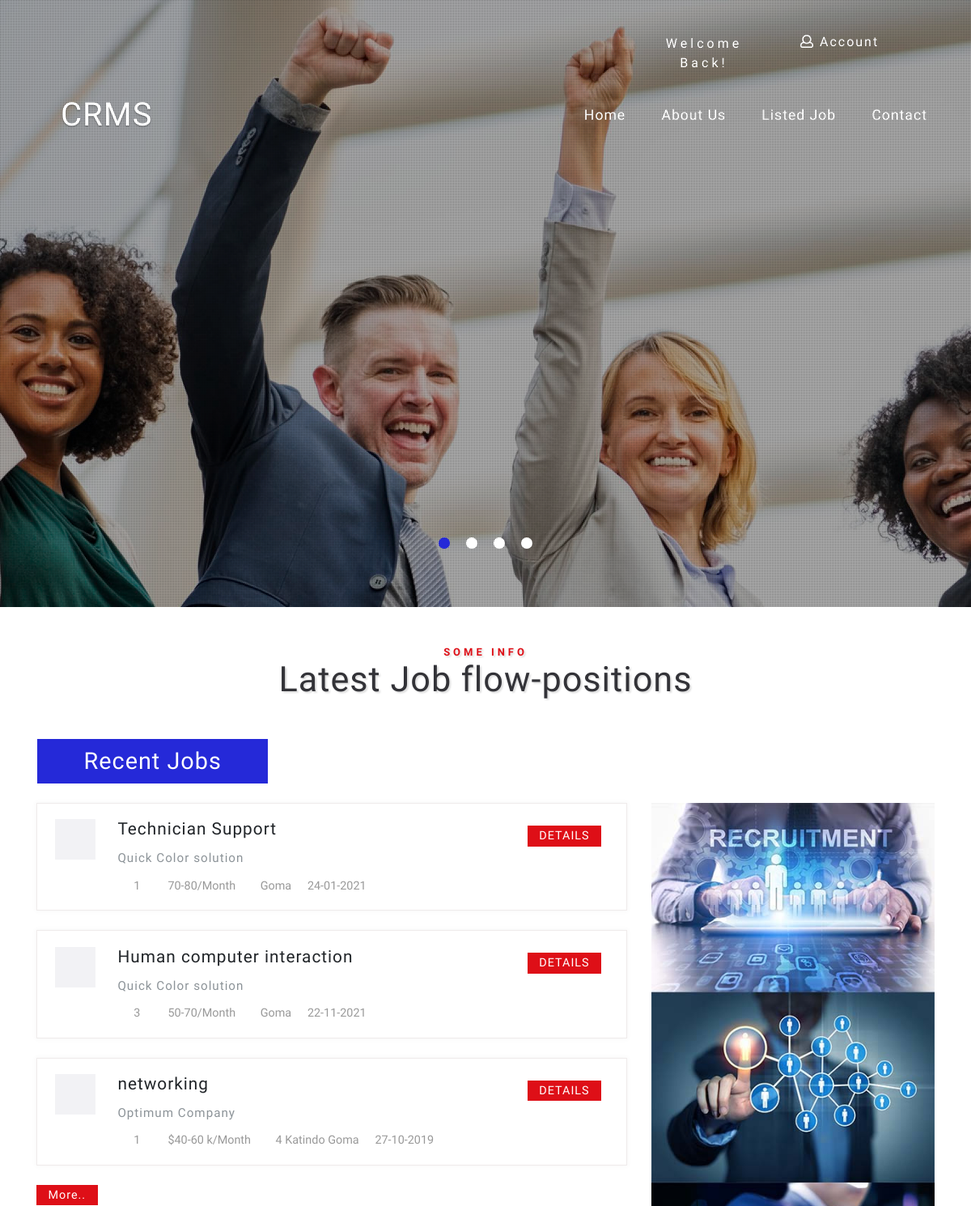
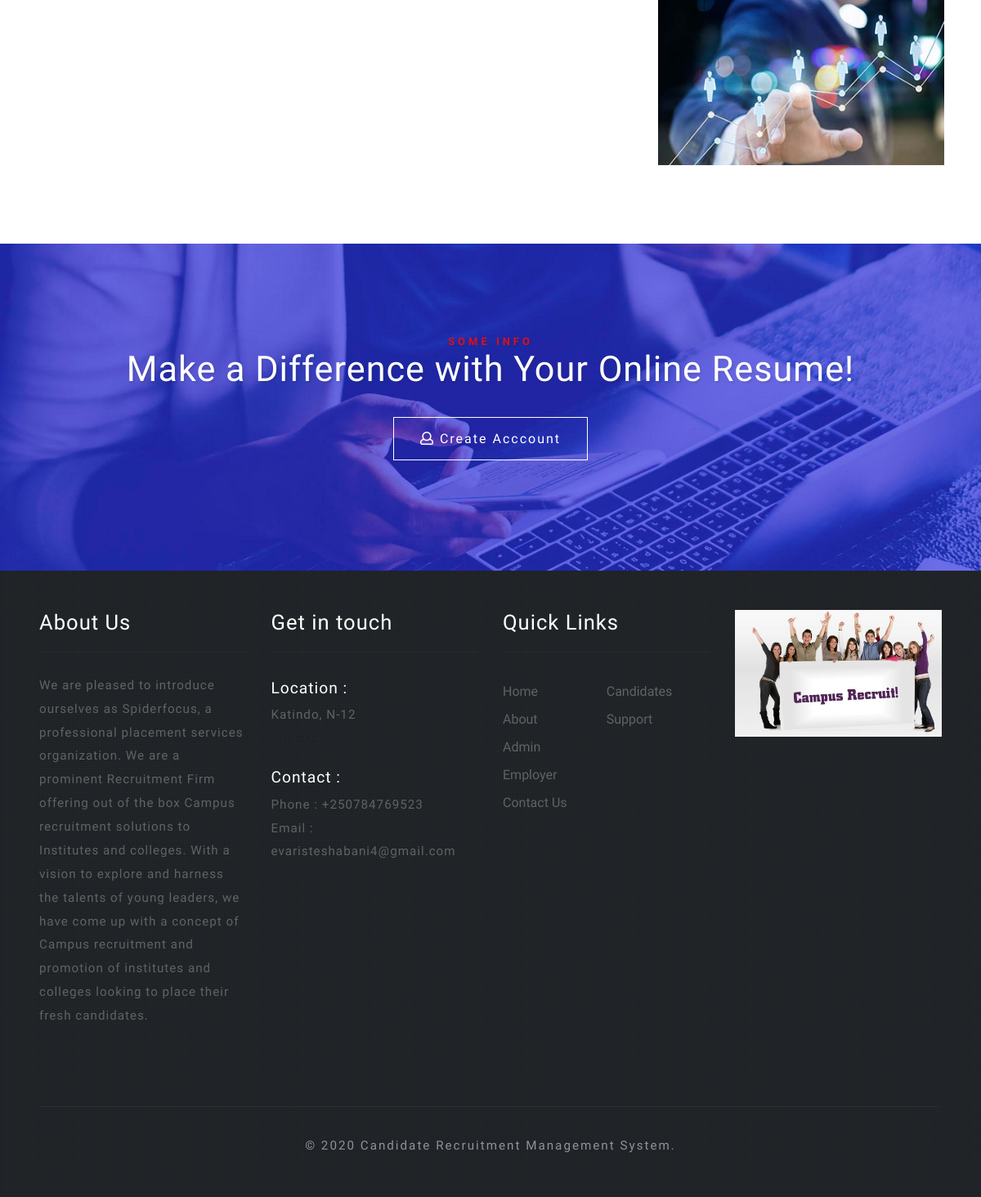
The page / on the database its author committed (2 pictures, top to bottom).
### tables this page shows
CREATE TABLE `tblvacancy` (
  `ID` int(10) NOT NULL,
  `CompanyID` int(10) DEFAULT NULL,
  `JobTitle` varchar(200) DEFAULT NULL,
  `MonthlySalary` varchar(120) DEFAULT NULL,
  `JobDescriptions` mediumtext DEFAULT NULL,
  `NoofOpenings` varchar(50) DEFAULT NULL,
  `JobLocation` varchar(120) DEFAULT NULL,
  `ApplyDate` varchar(120) DEFAULT NULL,
  `LastDate` varchar(120) DEFAULT NULL,
  `JobpostingDate` datetime DEFAULT current_timestamp()
);

CREATE TABLE `tblcompany` (
  `ID` int(10) NOT NULL,
  `CompanyName` varchar(120) DEFAULT NULL,
  `ContactPerson` varchar(100) DEFAULT NULL,
  `CompanyUrl` varchar(200) DEFAULT NULL,
  `CompanyAddress` mediumtext DEFAULT NULL,
  `MobileNumber` bigint(10) DEFAULT NULL,
  `CompanyEmail` varchar(200) DEFAULT NULL,
  `CompanyLogo` varchar(200) DEFAULT NULL,
  `Password` varchar(120) DEFAULT NULL,
  `CompanyRegdate` timestamp NOT NULL DEFAULT current_timestamp()
);

CREATE TABLE `tblpage` (
  `ID` int(10) NOT NULL,
  `PageType` varchar(120) DEFAULT NULL,
  `PageTitle` varchar(200) DEFAULT NULL,
  `PageDescription` mediumtext DEFAULT NULL,
  `Email` varchar(120) DEFAULT NULL,
  `MobileNumber` bigint(13) DEFAULT NULL,
  `UpdationDate` timestamp NULL DEFAULT NULL ON UPDATE current_timestamp()
);

### index.php (the view, shortened to what this page needs)
<?php
include('includes/dbconnection.php');
?>
<!DOCTYPE html>
<html lang="zxx">
<head>
    <link href="css/bootstrap.css" rel='stylesheet' type='text/css' />
    <link href="css/zoomslider.css" rel='stylesheet' type='text/css' />
    <link href="css/style6.css" rel='stylesheet' type='text/css' />
    <link href="css/style.css" rel='stylesheet' type='text/css' />
    <link href="css/fontawesome-all.css" rel="stylesheet">
</head>
<body>
    <div id="demo-1" data-zs-src='["images/1.jpg", "images/2.jpg","images/3.jpg", "images/4.jpg"]' data-zs-overlay="dots">
        <div class="demo-inner-content">
            <div class="header-top">
               <?php include_once('includes/header.php');?>
            </div>
            </div>
    </div>
    <section class="banner-bottom-wthree pb-lg-5 pb-md-4 pb-3">
        <div class="container">
            <div class="inner-sec-w3ls py-lg-5  py-3">
                <h3 class="tittle text-center mb-lg-4 mb-3">
                    <span>Some Info</span>Latest Job flow-positions</h3>
                <div class="tabs mt-5">
                    <ul class="nav nav-pills my-4" id="pills-tab" role="tablist">
                        <li class="nav-item">
                            <a class="nav-link active" id="pills-home-tab" data-toggle="pill" href="#pills-home" role="tab" aria-controls="pills-home" aria-selected="true">Recent Jobs</a>
                        </li>
                    </ul>
                    <div class="tab-content" id="pills-tabContent">
                        <div class="tab-pane fade show active" id="pills-home" role="tabpanel" aria-labelledby="pills-home-tab">
                            <div class="menu-grids mt-4">
                                <div class="row t-in">
                                    <div class="col-lg-8 text-info-sec">
                                            <?php
$ret=mysqli_query($con,"select tblcompany.ID as cid, tblcompany.CompanyName,tblvacancy.ID,tblvacancy.JobTitle,tblvacancy.NoofOpenings,tblvacancy.MonthlySalary,tblvacancy.JobLocation,tblvacancy.LastDate from tblcompany join tblvacancy on tblcompany.ID=tblvacancy.CompanyID order by rand() limit 6");
while ($row=mysqli_fetch_array($ret)) {
?> <div class="job-post-main row">
 <div class="col-md-9 job-post-info text-left">
<div class="job-post-icon">
<i class="fas fa-briefcase"></i>
</div>
<div class="job-single-sec">
<h4>
<?php echo $row['JobTitle'];?>
</h4>
<p class="my-2"><?php echo $row['CompanyName'];?></p>
<ul class="job-list-info d-flex">
<li>
<i class="fas fa-users"></i> <?php echo $row['NoofOpenings'];?></li>
<li>
<i class="fas fa-dollar-sign"></i> <?php echo $row['MonthlySalary'];?>/Month</li>
<li>
<i class="fas fa-map-marker-alt"></i><?php echo $row['JobLocation'];?></li>
<li><i class="fas fa-calendar"></i> <?php echo $row['LastDate'];?></li>
</ul>
</div>
<div class="clearfix"></div>
</div>
<div class="col-md-3 job-single-time text-right">
<span class="job-time">
 <a href="single-job-details.php?viewid=<?php echo $row['ID'];?>" class="aply-btn "> Details</span></a>
                                            </div>
                                        </div><br />
                                    <?php } ?>
                                   <a href="jobs-listed.php" class="aply-btn ">More..</a>
                                    </div>
                                    <div class="col-lg-4 text-info-sec">
                                        <img src="images/had.jpg" alt=" " class="img-fluid" />
                                    </div>
                                </div>
                            </div>
                        </div>
                    </div>
                </div>
            </div>
        </div>
    </section>
    <section class="banner-bottom-wthree mid py-lg-5 py-3">
        <div class="container">
            <div class="inner-sec-w3ls py-lg-5  py-3">
                <div class="mid-info text-center pt-3">
                    <h3 class="tittle text-center cen mb-lg-5 mb-3">
                        <span>Some Info</span>Make a Difference with Your Online Resume!</h3>
                    <div class="resume">
                        <a href="user/user-signup.php">
                            <i class="far fa-user"></i> Create Acccount</a>
                    </div>
                </div>
            </div>
        </div>
    </section>
   <?php include_once('includes/footer.php');?>
</body>
</html>

### includes/header.php (shortened to what this page needs)
 <header>
                    <div class="top-head ml-lg-auto text-center">
                        <div class="row">
                            <div class="col-md-4" Style="margin:10px 0px 2px 80px;">
                                <span>Welcome Back!</span>
                            </div>
<?php
 if($_SESSION['crmsuid']==0){?>
                            <div class="nav-item dropdown" Style="margin-left:18px;">
                            <a class="nav-link dropdown-toggle" href="#" id="navbarDropdown" role="button" data-toggle="dropdown" aria-haspopup="true" aria-expanded="false">
                                        <i class="far fa-user"></i>   Account
                                    </a>
                            </div>
                           <?php } ?>
                        </div>
                    </div>
                    <nav class="navbar navbar-expand-lg navbar-light">
                        <div class="logo">
                            <h1>
                                <a class="navbar-brand" href="index.php">
                                    <i class="fab fa-codepen"></i> CRMS</a>
                            </h1>
                        </div>
                        <div class="collapse navbar-collapse" id="navbarSupportedContent">
                            <ul class="navbar-nav ml-lg-auto text-center">
                                <li class="nav-item">
                                    <a class="nav-link" href="index.php">Home
                                    </a>
                                </li>
                                <li class="nav-item">
                                    <a class="nav-link" href="about.php">About Us</a>
                                </li>
                                <li class="nav-item">
                                    <a class="nav-link" href="jobs-listed.php"> Listed Job</a>
                                </li>
                                <li class="nav-item">
                                    <a class="nav-link" href="contact.php">Contact</a>
                                </li>
                            </ul>
                        </div>
                    </nav>
                </header>

### includes/footer.php (shortened to what this page needs)
 <?php
include('includes/dbconnection.php');
?>
 <footer class="footer-emp-w3layouts bg-dark dotts py-lg-5 py-3">
        <div class="container-fluid px-lg-5 px-3">
            <div class="row footer-top">
                <div class="col-lg-3 footer-grid-wthree-w3ls">
                    <?php
 $query=mysqli_query($con,"select * from  tblpage where PageType='aboutus'");
 while ($row=mysqli_fetch_array($query)) {
 ?>
                    <div class="footer-title">
                        <h3><?php  echo $row['PageTitle'];?></h3>
                    </div>
                    <div class="footer-text">
                        <p><?php  echo $row['PageDescription'];?>.</p>
                    </div>
                </div>
                <?php } ?>
                <div class="col-lg-3 footer-grid-wthree-w3ls">
                    <?php
 $query=mysqli_query($con,"select * from  tblpage where PageType='contactus'");
 while ($row=mysqli_fetch_array($query)) {
 ?>
                    <div class="footer-title">
                        <h3>Get in touch</h3>
                    </div>
                    <div class="contact-info">
                        <h4>Location :</h4>
                        <p><?php  echo $row['PageDescription'];?></p>
                        <div class="phone">
                            <h4>Contact :</h4>
                            <p>Phone : +<?php  echo $row['MobileNumber'];?></p>
                            <p>Email :
                                <?php  echo $row['Email'];?>
                            </p>
                        </div>
                    </div>
                </div>
                <?php } ?>
                <div class="col-lg-3 footer-grid-wthree-w3ls">
                    <div class="footer-title">
                        <h3>Quick Links</h3>
                    </div>
                    <ul class="links">
                        <li>
                            <a href="index.php">Home</a>
                        </li>
                        <li>
                            <a href="about.php">About</a>
                        </li>
                        <li>
                            <a href="admin/login.php">Admin</a>
                        </li>
                        <li>
                            <a href="company/login.php">Employer</a>
                        </li>
                        <li>
                            <a href="contact.php">Contact Us</a>
                        </li>
                    </ul>
                    <ul class="links">
                        <li>
                            <a href="user/login.php">Candidates</a>
                        </li>
                        <li>
                            <a href="contact.php">Support</a>
                        </li>
                    </ul>
                    <div class="clearfix"></div>
                </div>
                <div class="col-lg-3 footer-grid-wthree-w3ls">
                   <img src="images/campus-recruitment-500x500.jpg" alt=" " class="img-fluid" />
                </div>
            </div>
           <div class="copyright mt-4">
                <p class="copy-right text-center ">&copy; 2020 Candidate Recruitment Management System.
                </p>
            </div>
        </div>
    </footer>

### css/zoomslider.css (style rules this page uses)
.zs-enabled { position: relative }
#demo-1 { position: relative; overflow: hidden; width: 100%; min-height:750px; background-color: #999; }
.demo-inner-content { position: relative; z-index: 2; }
.demo-inner-content h1 { font-size: 2.5em; margin: 0; }

### css/style.css (style rules this page uses)
html, body { margin: 0; font-size: 100%; font-family: 'Dosis', sans-serif; background: #fff; }
body a { text-decoration: none; transition: 0.5s all; -webkit-transition: 0.5s all; -moz-transition: 0.5s all; -o-transition: 0.5s all; -ms-transition: 0.5s all; font-family: 'Dosis', sans-serif; }
body img { width: 100%; }
h1, h2, h3, h4, h5, h6 { margin: 0; font-family: 'Dosis', sans-serif; letter-spacing: 1px; }
p { margin: 0; font-size: 0.95em; color: #8c9398; line-height: 2em; letter-spacing: 1px; }
ul { margin: 0; padding: 0; }
.navbar { padding: 0.8em 2em; }
a.navbar-brand { font-size: 1em; text-shadow: 0 1px 2px rgba(0, 0, 0, 0.37); color: #fff; }
.navbar-light .navbar-brand { color: #fff; }
.logo i { color: #2529d8; text-shadow: none; }
li.nav-item { margin: 0 1px; }
.navbar-light .navbar-nav .nav-link { padding: 0.3em 1.4em; color: #fff; background: transparent; font-size: 1.1em; letter-spacing: 1px; }
.dropdown-toggle::after { width: 0; height: 0; margin-left: 0; content: ""; border-top: 0.3em solid; border-right: 0.3em solid transparent; border: 0px; }
.top-head { width: 35%; padding: 2em 0 0.5em 0; }
.top-head span { color: #ffff; letter-spacing: 4px; }
.top-head a { color: #ffff; letter-spacing: 2px; }
h3.tittle span { display: block; text-transform: uppercase; font-size: 0.3em; color: #de0f17; letter-spacing: 4px; font-weight: 600; }
h3.tittle { text-shadow: 2px 2px 2px rgba(41, 41, 41, 0.15); font-size: 2.7em; color: #333338; font-weight: 400; }
ul#pills-tab { margin-left: 0em; }
.nav-pills .nav-link { padding: 0.2em 2em; letter-spacing: 1px; color: #333; background: #f2f2f5; font-size: 1.8em; }
.nav-pills .nav-link.active, .nav-pills .show > .nav-link { color: #fff; background: #2529d8; }
.nav-pills .nav-link { border-radius: 0; }
.text-info-sec p { color: #8c9398; }
.text-info-sec i { color: #EB2941; }
.job-post-icon { width: 13%; float: left; }
.job-post-icon i { width: 50px; height: 50px; background: #f2f2f5; text-align: center; line-height: 3em; }
.job-single-sec { float: left; width: 85%; margin-left: 2%; }
ul.job-list-info li { list-style: none; font-size: 0.9em; color: #999; }
ul.job-list-info li i { list-style: none; color: #666; margin-right: 5px; }
ul.job-list-info li:nth-child(2) { margin: 0 1em; }
span.job-time { display: block; color: #2529d8; margin: 0.5em 0; text-transform: uppercase; }
a.aply-btn { color: #fff; padding: 0.3em 1em; background: #de0f17; font-size: 0.9em; letter-spacing: 1px; }
.job-single-sec h4 { font-size: 1.3em; }
.job-post-info { padding-right: 0; padding-left: 6px; }
.job-post-main { padding: 1.2em 1em; background: #fff; margin: 0; box-shadow: 0 0 6px 1px #f7f7f7; border: 1px solid #efebeb; }
.mid { background: url(../images/7.jpg) no-repeat 0px 0px; background-size: cover; -webkit-background-size: cover; -moz-background-size: cover; -o-background-size: cover; -moz-background-size: cover; min-height: 400px; }
h3.tittle.cen { color: #fff; }
.resume a { padding: 1em 2em; color: #fff; letter-spacing: 2px; border: 1px solid #fff; }
.dotts { background: url(../images/dots.png); }
.footer-grid-wthree-w3ls h3 { font-size: 1.6em; color: #ffffff; font-weight: 400; margin-bottom: 1em; letter-spacing: 1px; border-bottom: 1px ridge rgba(57, 57, 58, 0.46); padding-bottom: 0.8em; }
.footer-text p, .contact-info p { color: #616263; line-height: 1.9em; }
.phone { margin-top: 20px; }
ul.links { float: left; width: 50%; }
.contact-info h4 { font-style: normal; font-weight: 400; font-size: 1.2em; line-height: 1.9; color: #ffffff; }
.copyright { border-top: 1px ridge rgba(57, 57, 58, 0.46); padding-top: 2em; }
.copyright p { letter-spacing: 2px; }
ul.links li { list-style-type: none; margin: 10px 0; }
ul.links li a { color: #616263; }
@media (max-width:1440px) { .top-head { width: 36%; padding: 2em 0 0.5em 0; } }
@media (max-width:1366px) { .top-head { width: 40%; padding: 2em 0 0.5em 0; } }
@media (max-width:1280px) { .navbar-light .navbar-nav .nav-link { padding: 0.3em 1.2em; } }

### rows shown on the page
tblvacancy: JobTitle "Technician Support", CompanyID.CompanyName "Quick Color solution", NoofOpenings "1", MonthlySalary "70-80", JobLocation "Goma", LastDate "24-01-2021"
tblvacancy: JobTitle "Human computer interaction", CompanyID.CompanyName "Quick Color solution", NoofOpenings "3", MonthlySalary "50-70", JobLocation "Goma", LastDate "22-11-2021"
tblvacancy: JobTitle "networking", CompanyID.CompanyName "Optimum Company", NoofOpenings "1", MonthlySalary "$40-60 k", JobLocation "4 Katindo Goma", LastDate "27-10-2019"
tblpage: PageTitle "About Us", PageDescription "We are pleased to introduce ourselves as Spiderfocus, a professional placement services organization. We are a prominent Recruitment Firm offering out of the box Campus recruitment solutions to Institutes and colleges. With a vision to explore and harness the talents of young leaders, we have come up with a concept of Campus recruitment and promotion of institutes and colleges looking to place their fresh candidates."
tblpage: PageDescription "Katindo, N-12", MobileNumber "250784769523", Email "evaristeshabani4@gmail.com"
